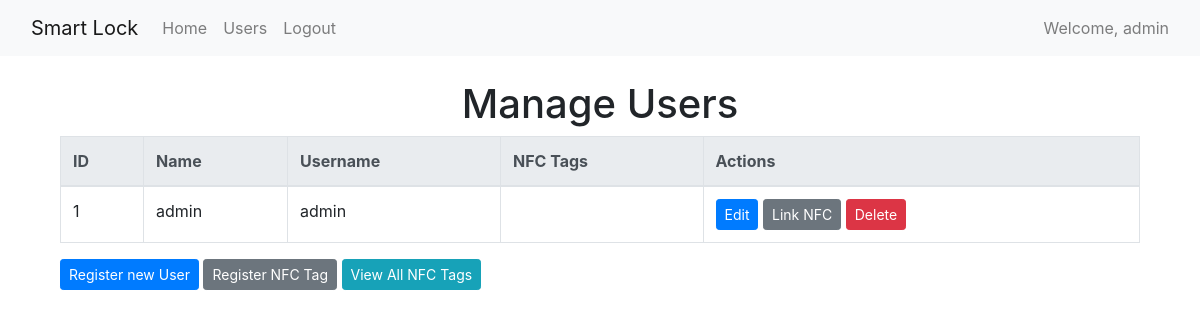
Page /users (signed in) on the earlier database version.
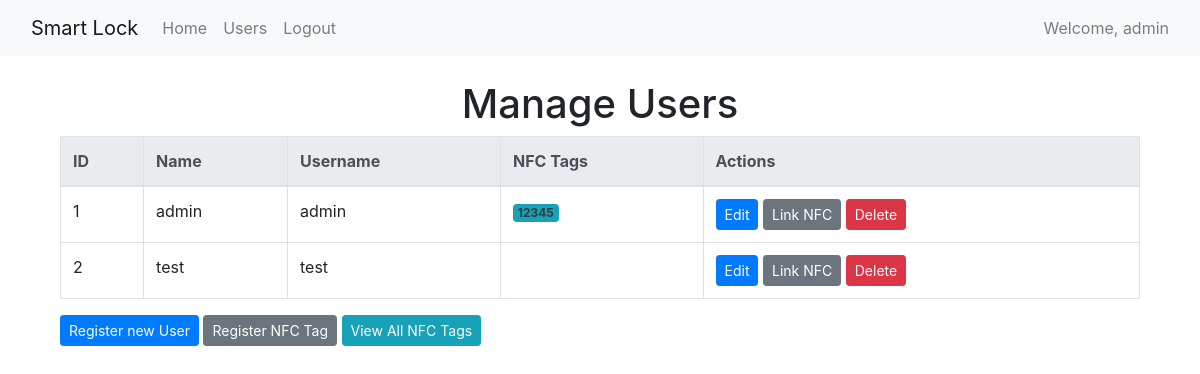
Same page on the later database version.
### models.py (models this page shows, shortened)
class User(db.Model, UserMixin):
    __tablename__ = 'user'
    id = db.Column(db.Integer, primary_key=True)
    name = db.Column(db.String(150), nullable=False)
    username = db.Column(db.String(150), unique=True, nullable=False)
    password_hash = db.Column(db.String(150), nullable=False)
    nfc_tags = db.relationship('NfcTag', backref='user', lazy=True)

class NfcTag(db.Model):
    __tablename__ = 'nfc_tag'
    nfc_id = db.Column(db.Integer, primary_key=True)
    user_id = db.Column(db.Integer, db.ForeignKey('user.id'))

### app.py (the view)
@app.route('/users', methods=['GET', 'POST'])
@login_required
def manage_users():
    users = User.query.all()
    return render_template('manage_users.html', users=users)

### app.py (called while the page is built)
@login_manager.user_loader
def load_user(user_id):
    return User.query.get(int(user_id))

@app.context_processor
def inject_user():
    return dict(current_user=current_user)

### templates/manage_users.html (shortened to what this page needs)
{% extends "base.html" %}
{% block content %}
<div class="container mt-4">
    <h1 class="text-center">Manage Users</h1>
    <table class="table table-bordered">
        <thead class="thead-light">
            <tr>
                <th scope="col">ID</th>
                <th scope="col">Name</th>
                <th scope="col">Username</th>
                <th scope="col">NFC Tags</th>
                <th scope="col">Actions</th>
            </tr>
        </thead>
        <tbody>
            {% for user in users %}
                <tr>
                    <td>{{ user.id }}</td>
                    <td>{{ user.name }}</td>
                    <td>{{ user.username }}</td>
                    <td>
                        {% for tag in user.nfc_tags %}
                            <span class="badge bg-info text-dark">{{ tag.nfc_id }}</span>
                        {% endfor %}
                    </td>
                    <td>
                        <a href="{{ url_for('edit_user', user_id=user.id) }}" class="btn btn-primary btn-sm">Edit</a>
                        <a href="{{ url_for('link_nfc', user_id=user.id) }}" class="btn btn-secondary btn-sm">Link NFC</a>
                        <form action="{{ url_for('delete_user', user_id=user.id) }}" method="POST" style="display:inline;">
                            <button type="submit" class="btn btn-danger btn-sm" onclick="return confirm('Are you sure you want to delete this user?');">Delete</button>
                        </form>
                    </td>
                </tr>
            {% endfor %}
        </tbody>
    </table>
    <div>
        <a href="{{ url_for('register') }}" class="btn btn-primary btn-sm">Register new User</a>
        <a href="{{ url_for('register_nfc_tag') }}" class="btn btn-secondary btn-sm">Register NFC Tag</a>
        <a href="{{ url_for('nfc_tags') }}" class="btn btn-info btn-sm">View All NFC Tags</a>
    </div>
</div>
{% endblock %}

### templates/base.html (shortened to what this page needs)
<!DOCTYPE html>
<html lang="en">
<head>
    <link rel="stylesheet" type="text/css" href="{{ url_for('static', filename='css/bootstrap/bootstrap.min.css') }}">
</head>
<body>
    <nav class="navbar navbar-expand-lg navbar-light bg-light">
        <div class="container-fluid">
            <a class="navbar-brand" href="{{ url_for('index') }}">Smart Lock</a>
            <div class="collapse navbar-collapse justify-content-between" id="navbarNav">
                <ul class="navbar-nav">
                    {% if current_user.is_authenticated %}
                        <li class="nav-item"><a class="nav-link" href="{{ url_for('index') }}">Home</a></li>
                        <li class="nav-item"><a class="nav-link" href="{{ url_for('manage_users') }}">Users</a></li>
                        <li class="nav-item"><a class="nav-link" href="{{ url_for('logout') }}">Logout</a></li>
                    {% else %}
                        <li class="nav-item"><a class="nav-link" href="{{ url_for('login') }}">Login</a></li>
                    {% endif %}
                </ul>
                {% if current_user.is_authenticated %}
                <span class="navbar-text">
                    Welcome, {{ current_user.username }}
                </span>
                {% endif %}
            </div>
        </div>
    </nav>
    <div class="container mt-4">
        {% block content %}{% endblock %}
    </div>
</body>
</html>

Differences in the rows shown:
added NfcTag: nfc_id "12345", shown under User "admin"
added User: id "2", name "test", username "test"
